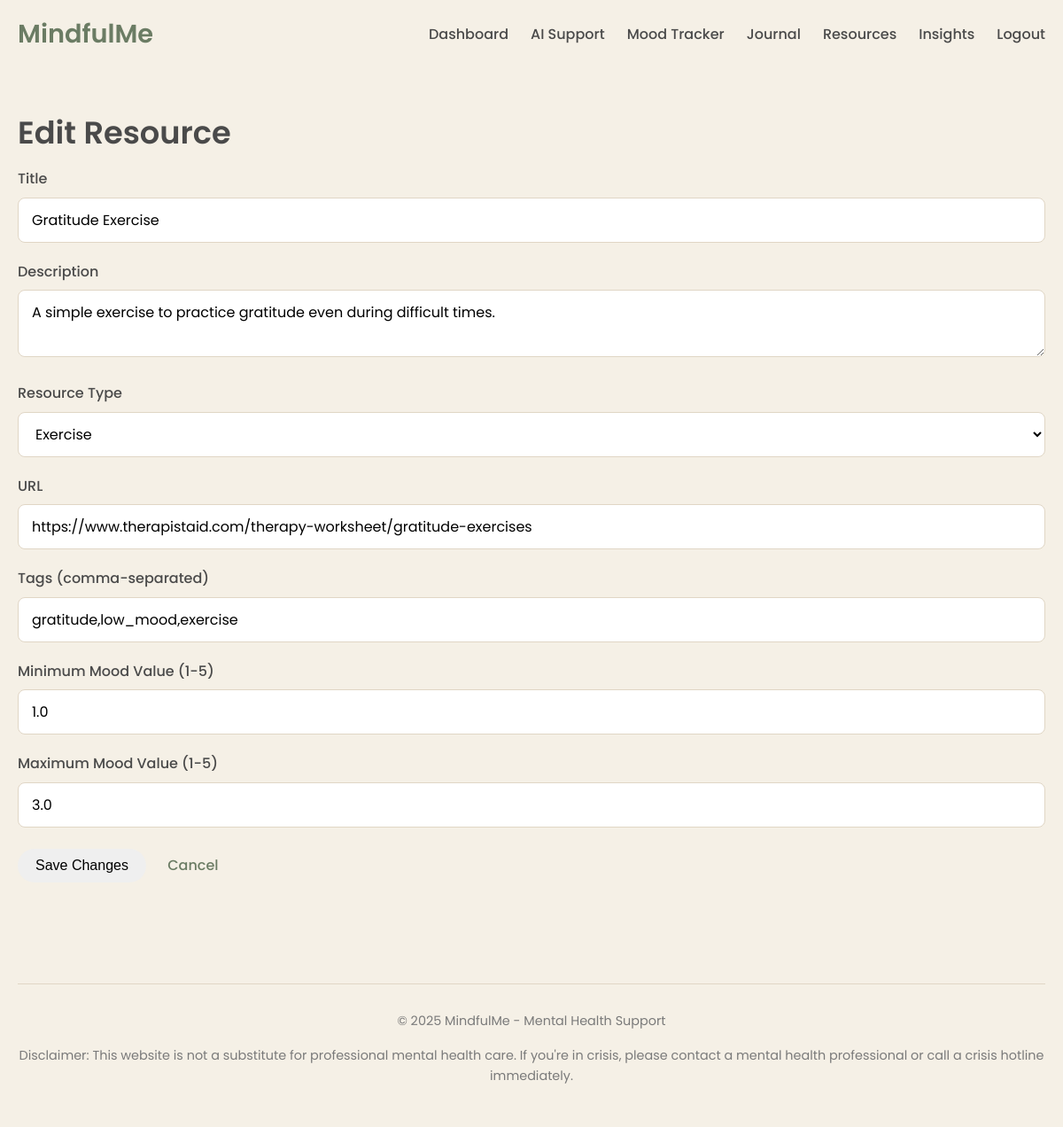
/admin/resources/edit/3 (signed in), run on the app's committed database.
### app.py (models this page shows)
class Resource(db.Model):
    id = db.Column(db.Integer, primary_key=True)
    title = db.Column(db.String(200), nullable=False)
    description = db.Column(db.Text, nullable=False)
    resource_type = db.Column(db.String(50), nullable=False)  # article, video, exercise
    url = db.Column(db.String(500))
    tags = db.Column(db.String(200))  # comma-separated tags
    mood_range_min = db.Column(db.Float, default=1.0)  # Minimum mood value this resource is suitable for
    mood_range_max = db.Column(db.Float, default=5.0)  # Maximum mood value this resource is suitable for

### app.py (the view, shortened to what this page needs)
@app.route('/admin/resources/edit/<int:resource_id>', methods=['GET', 'POST'])
@login_required
def edit_resource(resource_id):
    if current_user.id != 1:  # Admin check
        flash("Access denied")
        return redirect(url_for('admin_resources'))
    resource = Resource.query.get_or_404(resource_id)
    return render_template('edit_resource.html', resource=resource)

### app.py (called while the page is built)
@app.context_processor
def utility_processor():
    return {
        'can_access_community_chat': can_access_community_chat
    }

@login_manager.user_loader
def load_user(user_id):
    return User.query.get(int(user_id))

def can_access_community_chat(user_id):
    three_days_ago = datetime.utcnow().replace(hour=0, minute=0, second=0, microsecond=0)
    three_days_ago = three_days_ago.replace(day=three_days_ago.day - 3)
    recent_moods = Mood.query.filter(
        Mood.user_id == user_id,
        Mood.date >= three_days_ago
    ).all()
    if not recent_moods:
        return False
    avg_mood = sum(mood.mood_value for mood in recent_moods) / len(recent_moods)
    return avg_mood < 3

### templates/edit_resource.html (shortened to what this page needs)
{% extends "layout.html" %}
{% block content %}
<section class="admin-page">
    <h1>Edit Resource</h1>
    <form method="POST" action="{{ url_for('edit_resource', resource_id=resource.id) }}">
        <div class="form-group">
            <label for="title">Title</label>
            <input type="text" id="title" name="title" value="{{ resource.title }}" required>
        </div>
        <div class="form-group">
            <label for="description">Description</label>
            <textarea id="description" name="description" required>{{ resource.description }}</textarea>
        </div>
        <div class="form-group">
            <label for="resource_type">Resource Type</label>
            <select id="resource_type" name="resource_type" required>
                <option value="exercise" {% if resource.resource_type == 'exercise' %}selected{% endif %}>Exercise</option>
            </select>
        </div>
        <div class="form-group">
            <label for="url">URL</label>
            <input type="text" id="url" name="url" value="{{ resource.url }}" required>
        </div>
        <div class="form-group">
            <label for="tags">Tags (comma-separated)</label>
            <input type="text" id="tags" name="tags" value="{{ resource.tags }}">
        </div>
        <div class="form-group">
            <label for="mood_range_min">Minimum Mood Value (1-5)</label>
            <input type="number" id="mood_range_min" name="mood_range_min" min="1" max="5" step="0.5" value="{{ resource.mood_range_min }}">
        </div>
        <div class="form-group">
            <label for="mood_range_max">Maximum Mood Value (1-5)</label>
            <input type="number" id="mood_range_max" name="mood_range_max" min="1" max="5" step="0.5" value="{{ resource.mood_range_max }}">
        </div>
        <button type="submit" class="btn btn-primary">Save Changes</button>
        <a href="{{ url_for('admin_resources') }}" class="btn btn-secondary">Cancel</a>
    </form>
</section>
{% endblock %}

### static/css/styles.css (style rules this page uses)
:root { --primary-color: #8c9e82; --primary-dark: #6b7c64; --primary-light: #d5e0cd; --secondary-color: #d7bea8; --text-color: #4a4a4a; --text-light: #7a7a7a; --background-color: #f5f0e6; --card-color: #ffffff; --border-color: #e0d6c5; --success-color: #8c9e82; --warning-color: #d7bea8; --danger-color: #c66060; --border-radius: 12px; --box-shadow: 0 4px 12px rgba(0, 0, 0, 0.08); }
* { box-sizing: border-box; margin: 0; padding: 0; }
body { font-family: "Poppins", sans-serif; background-color: var(--background-color); color: var(--text-color); line-height: 1.6; }
h1, h2, h3, h4, h5, h6 { margin-bottom: 1rem; font-weight: 600; line-height: 1.3; }
h1 { font-size: 2.2rem; }
a { color: var(--primary-dark); text-decoration: none; transition: color 0.2s; }
.btn { display: inline-block; padding: 10px 20px; border-radius: 30px; font-weight: 500; text-align: center; cursor: pointer; transition: all 0.2s; border: none; font-size: 1rem; }
.form-group { margin-bottom: 20px; }
.form-group label { display: block; margin-bottom: 8px; font-weight: 500; }
.form-group input, .form-group textarea, .form-group select { width: 100%; padding: 12px 15px; border: 1px solid var(--border-color); border-radius: 8px; font-size: 1rem; font-family: inherit; background-color: var(--card-color); }

### data on the page
Resource: title "Gratitude Exercise", description "A simple exercise to practice gratitude even during difficult times.", resource_type "Exercise", url "https://www.therapistaid.com/therapy-worksheet/gratitude-exercises", tags "gratitude,low_mood,exercise", mood_range_min "1.0", mood_range_max "3.0"
